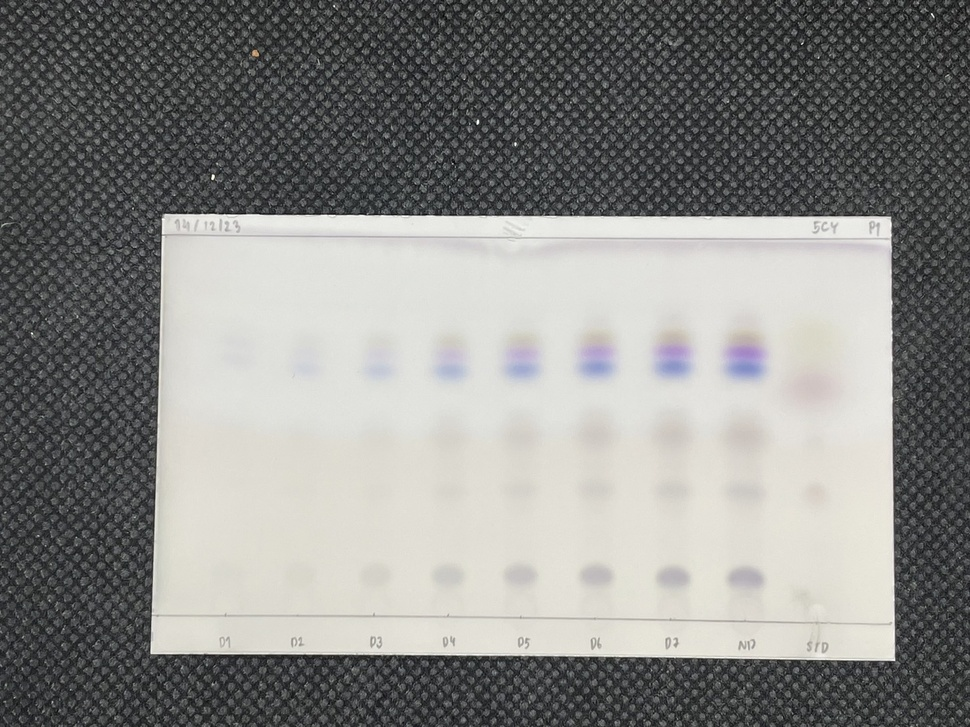
#> input picture input/ingredients/5CY-P1_Vanillin-Original.jpg, 970 x 727 px, shrunk from 1479 x 1109 before the run
$ python -i crop_paper.py   (imports and definitions only)
#> lines starting #> are read from the running program, lines starting #| are printed output that depends on the picture; after the words box and inside, x2 and y2 are one past the last pixel; in counts of white or black regions, pixels touching at a corner belong together
"""
Module for detecting and cropping to paper boundaries in images.
"""
import numpy as np
import cv2
from typing import List

# Type aliases
Image = np.ndarray
Contour = np.ndarray

# Constants
GAUSSIAN_BLUR_KERNEL_SIZE = (5, 5)
GAUSSIAN_BLUR_SIGMA = 0


class PaperDetector:
    """Class for detecting and cropping to paper boundaries in images."""

    @staticmethod
    def crop_to_paper(image: Image) -> Image:
        """
        Detect paper boundaries in an image and crop to those boundaries.

        Args:
            image: Input color image

        Returns:
            Image cropped to paper boundaries

        Raises:
            ValueError: If no paper boundaries can be detected
        """
        contours = PaperDetector._get_contours(image)
        if not contours:
            raise ValueError("No paper boundaries detected in the image.")

        largest_contour = PaperDetector._get_largest_contour(contours)
        return PaperDetector._crop_image_using_contour(image, largest_contour)

    @staticmethod
    def _get_contours(image: Image) -> List[Contour]:
        """
        Detect contours in the image that could represent paper boundaries.

        Args:
            image: Input color image

        Returns:
            List of detected contours
        """
        # Input validation
        if image is None or image.size == 0:
            raise ValueError("Invalid input image")

        # Convert to grayscale
        gray = cv2.cvtColor(image, cv2.COLOR_BGR2GRAY)

        # Apply Gaussian blur to reduce noise
        gray_blur = cv2.GaussianBlur(
            gray,
            GAUSSIAN_BLUR_KERNEL_SIZE,
            GAUSSIAN_BLUR_SIGMA
        )

        # Apply Otsu's thresholding
        threshold = cv2.threshold(
            gray_blur,
            0, 255,
            cv2.THRESH_BINARY + cv2.THRESH_OTSU
        )[1]

        # Find contours
        contours, _ = cv2.findContours(
            threshold,
            cv2.RETR_EXTERNAL,
            cv2.CHAIN_APPROX_SIMPLE
        )

        return contours

    @staticmethod
    def _get_largest_contour(contours: List[Contour]) -> Contour:
        """
        Select the largest contour by area.

        Args:
            contours: List of contours

        Returns:
            Largest contour

        Raises:
            ValueError: If contours list is empty
        """
        if not contours:
            raise ValueError("No contours provided")

        return max(contours, key=cv2.contourArea)

    @staticmethod
    def _crop_image_using_contour(image: Image, contour: Contour) -> Image:
        """
        Create mask for the contour and crop the image to its boundaries.

        Args:
            image: Input color image
            contour: Contour to crop to

        Returns:
            Cropped image
        """
        mask = np.zeros_like(image)
        cv2.drawContours(mask, [contour], -1, (255, 255, 255), -1)
        masked_image = cv2.bitwise_and(image, mask)

        gray_masked = cv2.cvtColor(masked_image, cv2.COLOR_BGR2GRAY)
        x, y, w, h = cv2.boundingRect(gray_masked)

        cropped_image = masked_image[y:y+h, x:x+w]
        cropped_image = PaperDetector._fill_black_borders(cropped_image)
        return cropped_image

    @staticmethod
    def _fill_black_borders(image: Image) -> Image:
        """
        Fill in black borders of an image with estimated background color.

        Args:
            image: Input color image with black borders

        Returns:
            Image with black borders filled in
        """
        result = image.copy()
        gray = cv2.cvtColor(image, cv2.COLOR_BGR2GRAY)

        black_mask = (gray == 0)
        if not np.any(black_mask):
            return result

        # Process each color channel separately
        for channel in range(image.shape[2]):
            channel_data = image[:, :, channel]
            non_zero = channel_data[~black_mask]
            if len(non_zero) > 0:
                background_color = np.median(non_zero)
                result[:, :, channel][black_mask] = background_color

        return result

>>> import cv2
>>> picture = cv2.imread('../../../input/ingredients/5CY-P1_Vanillin-Original.jpg')
#> picture is the input picture: shape (727, 970, 3); mean B, G, R 134.2, 136.7, 136.7
>>> result = PaperDetector().crop_to_paper(picture)
#> in _get_contours, `threshold = cv2.threshold( gray_blur, 0, 255, cv2.THRESH_BINARY + cv2...`:
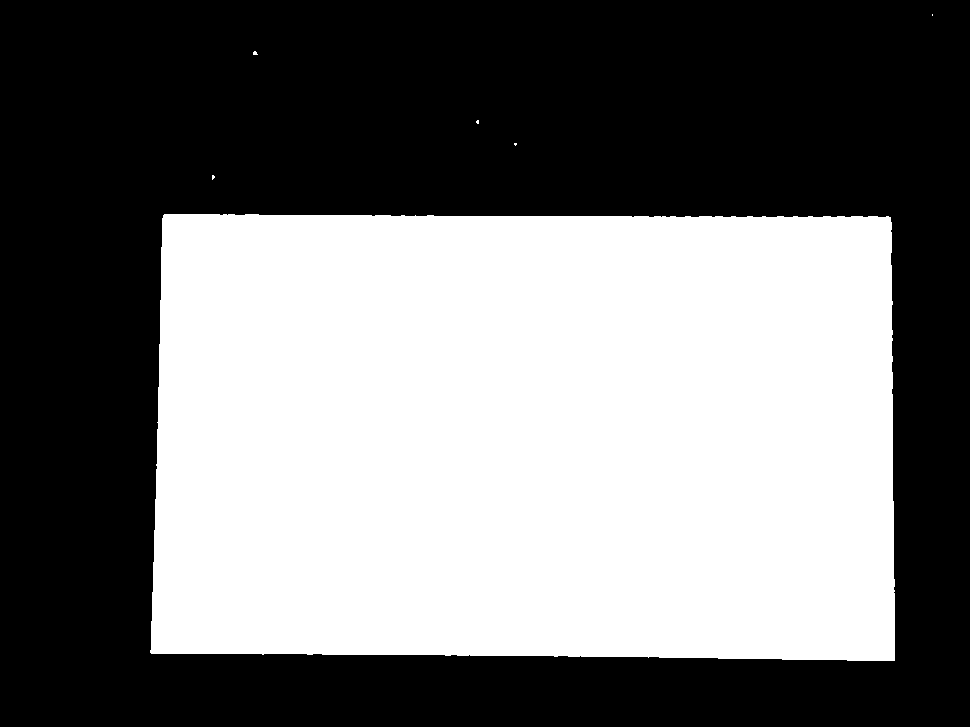
#> threshold: shape (727, 970); 46% white; 6 white regions (5 under 20 px)
#> in _get_contours, `contours, _ = cv2.findContours( threshold, cv2.RETR_EXTERNAL, cv2.CHAI..`: contours = 6 contours, 5 with area under 20; largest, box (x1, y1, x2, y2) and area: (150, 214, 895, 661) 323400
#> in crop_to_paper, `largest_contour = PaperDetector._get_largest_contour(contours)`: largest_contour = contour of 224 points, box (x1, y1, x2, y2) (150, 214, 895, 661), area 323400
#> in _crop_image_using_contour, `masked_image = cv2.bitwise_and(image, mask)`:
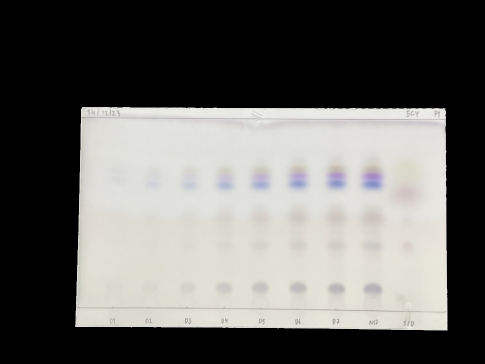
#> masked_image: shape (727, 970, 3) (shown at 1/2 size); mean B, G, R 98.2, 101, 101.8
#> in _crop_image_using_contour, `x, y, w, h = cv2.boundingRect(gray_masked)`: x = 150; y = 214; w = 745; h = 447
#> in _crop_image_using_contour, `cropped_image = masked_image[y:y+h, x:x+w]`:
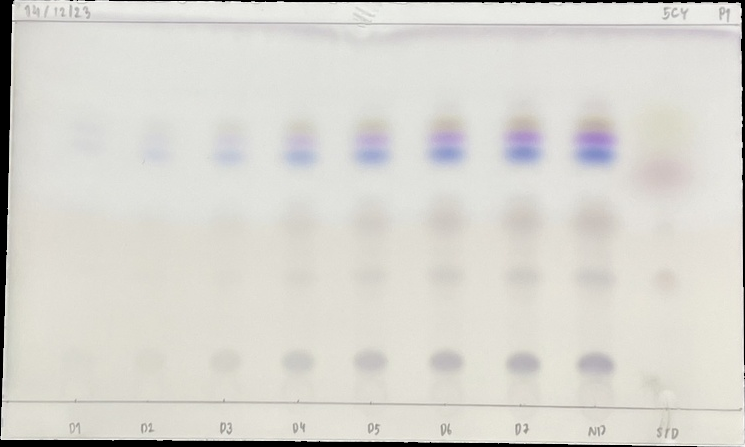
#> cropped_image: shape (447, 745, 3); mean B, G, R 207.9, 214, 215.6
#> in _fill_black_borders, `black_mask = (gray == 0)`:
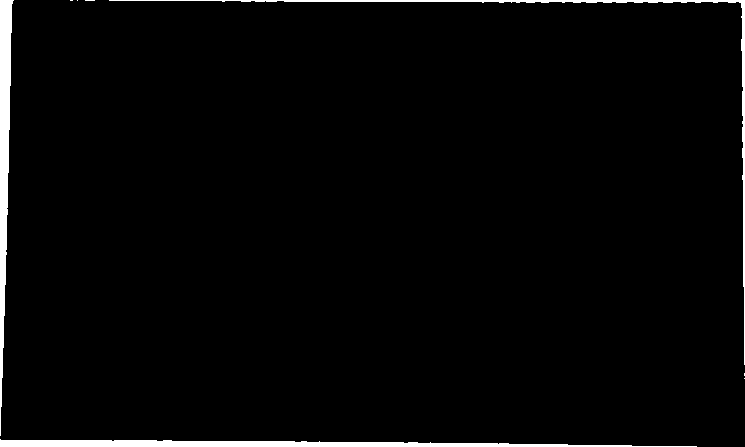
#> black_mask: shape (447, 745) bool; 2.5% white; 8 white regions (5 under 20 px), largest, box (x1, y1, x2, y2) and area: (0, 439, 697, 447) 3287, (0, 0, 14, 436) 3064, (109, 0, 745, 365) 2069
#> the loop in _fill_black_borders, `for channel in range(image.shape[2]):` made 3 passes
#> background_color on passes 1 to 3: 214, 222, 224
#> after the loop in _fill_black_borders, `for channel in range(image.shape[2]):`:
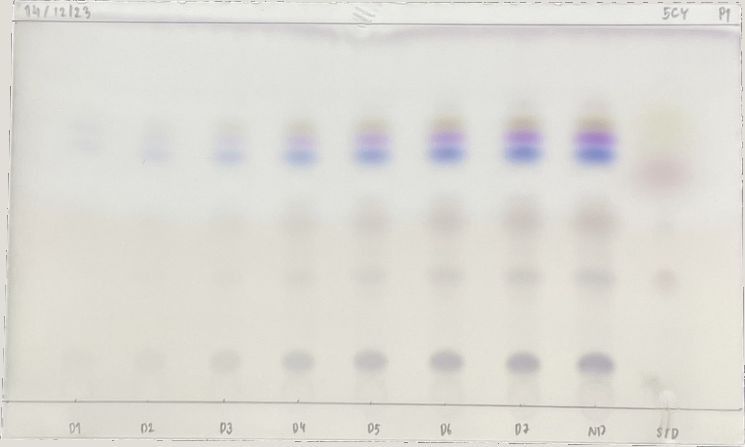
#> result: shape (447, 745, 3); 2.53% of pixels changed, all inside (x1, y1, x2, y2) = (0, 0, 745, 447)

$ run again, on input/ingredients/5CY-P2_Vanillin-Original.jpg
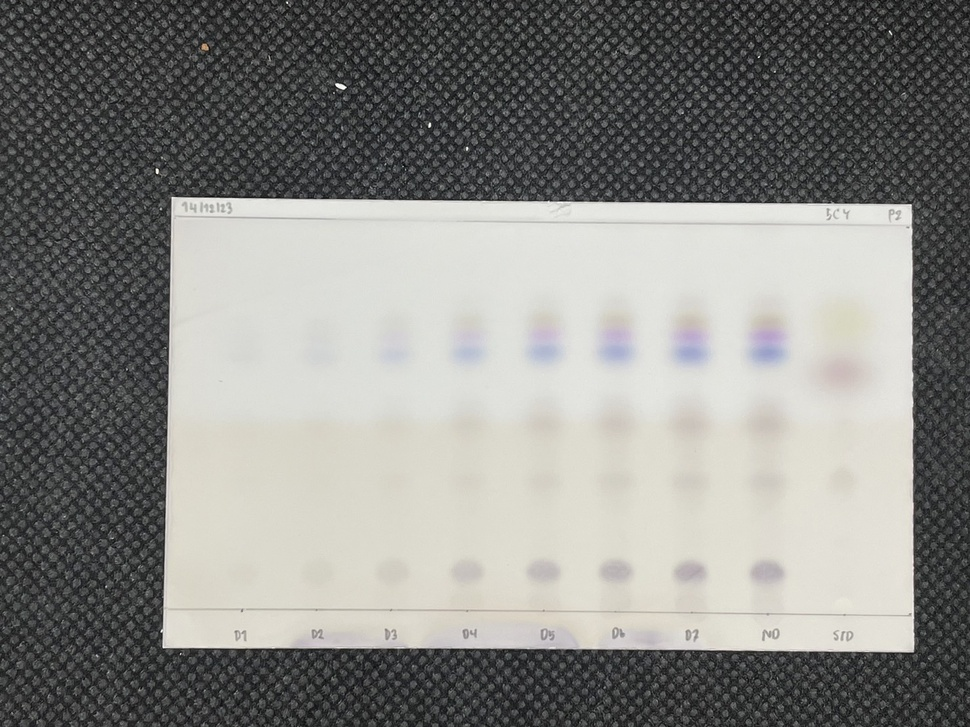
#> input picture input/ingredients/5CY-P2_Vanillin-Original.jpg, 970 x 727 px, shrunk from 1479 x 1109 before the run
#> picture is the input picture: shape (727, 970, 3); mean B, G, R 131.8, 135.3, 135.4
#> in _get_contours, `threshold = cv2.threshold( gray_blur, 0, 255, cv2.THRESH_BINARY + cv2...`:
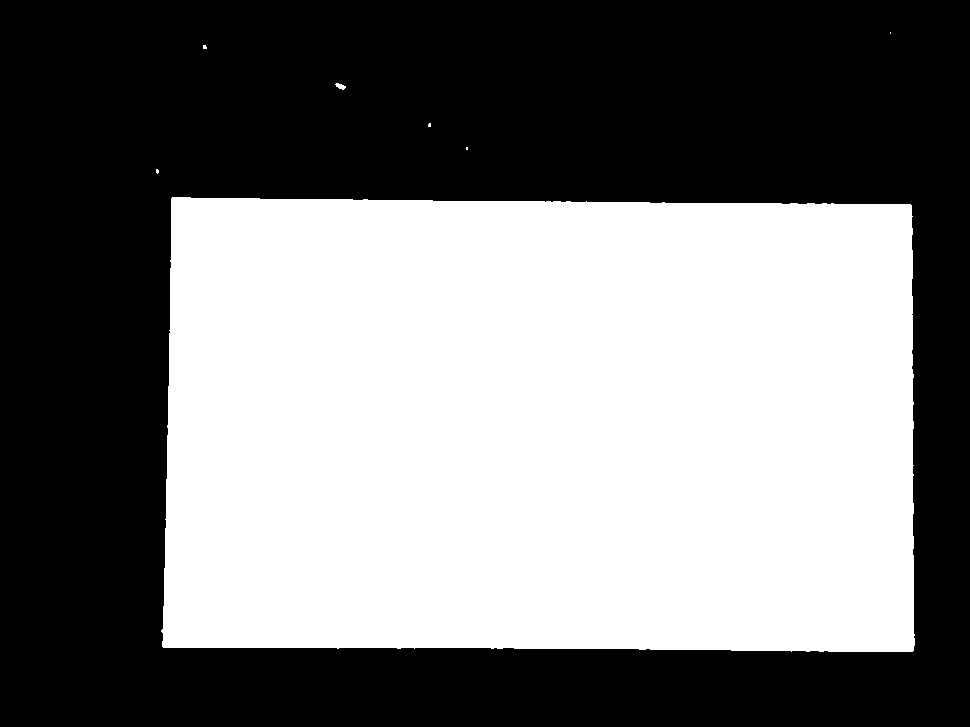
#> threshold: shape (727, 970); 47.4% white; 7 white regions (5 under 20 px)
#> in _get_contours, `contours, _ = cv2.findContours( threshold, cv2.RETR_EXTERNAL, cv2.CHAI..`: contours = 7 contours, 5 with area under 20; largest, box (x1, y1, x2, y2) and area: (161, 197, 915, 652) 332968, (335, 83, 346, 90) 32
#> largest_contour = contour of 199 points, box (x1, y1, x2, y2) (161, 197, 915, 652), area 332968
#> mask: shape (727, 970, 3); 47.4% white; 1 white region, box (x1, y1, x2, y2) and area: (161, 197, 915, 652) 334161
#> x = 161; y = 197; w = 754; h = 455
#> black_mask: shape (455, 754) bool; 2.6% white; 8 white regions (5 under 20 px), largest, box (x1, y1, x2, y2) and area: (30, 0, 754, 437) 3943, (0, 0, 11, 433) 2886, (0, 435, 630, 455) 2044
#> the loop in _fill_black_borders, `for channel in range(image.shape[2]):` made 3 passes
#> background_color on passes 1 to 3: 211, 220, 220
#> after the loop in _fill_black_borders, `for channel in range(image.shape[2]):`:
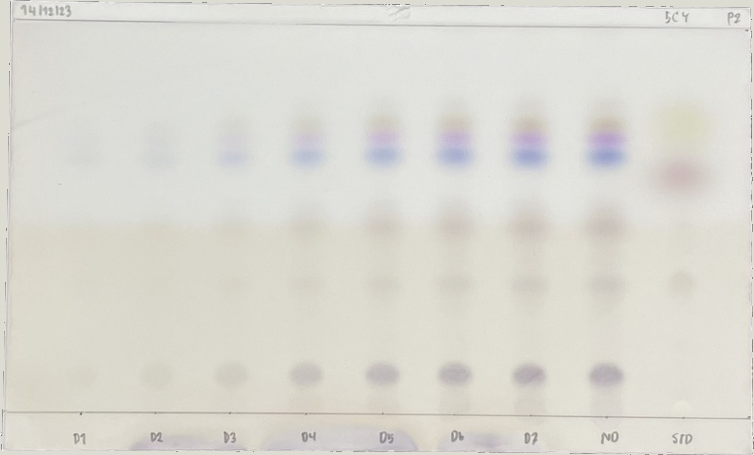
#> result: shape (455, 754, 3); mean B, G, R 210.2, 217.9, 219.3

$ run again, on input/ingredients/LPY-P1_Vanillin-Original.jpg
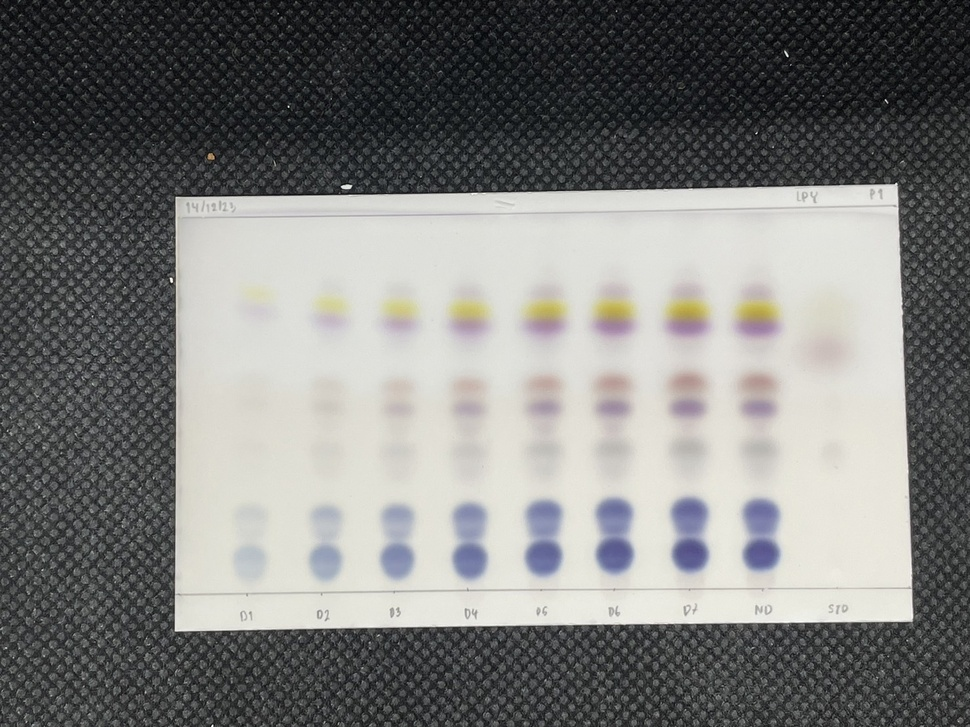
#> input picture input/ingredients/LPY-P1_Vanillin-Original.jpg, 970 x 727 px, shrunk from 1479 x 1109 before the run
#> picture is the input picture: shape (727, 970, 3); mean B, G, R 123.8, 125.6, 125.4
#> in _get_contours, `threshold = cv2.threshold( gray_blur, 0, 255, cv2.THRESH_BINARY + cv2...`:
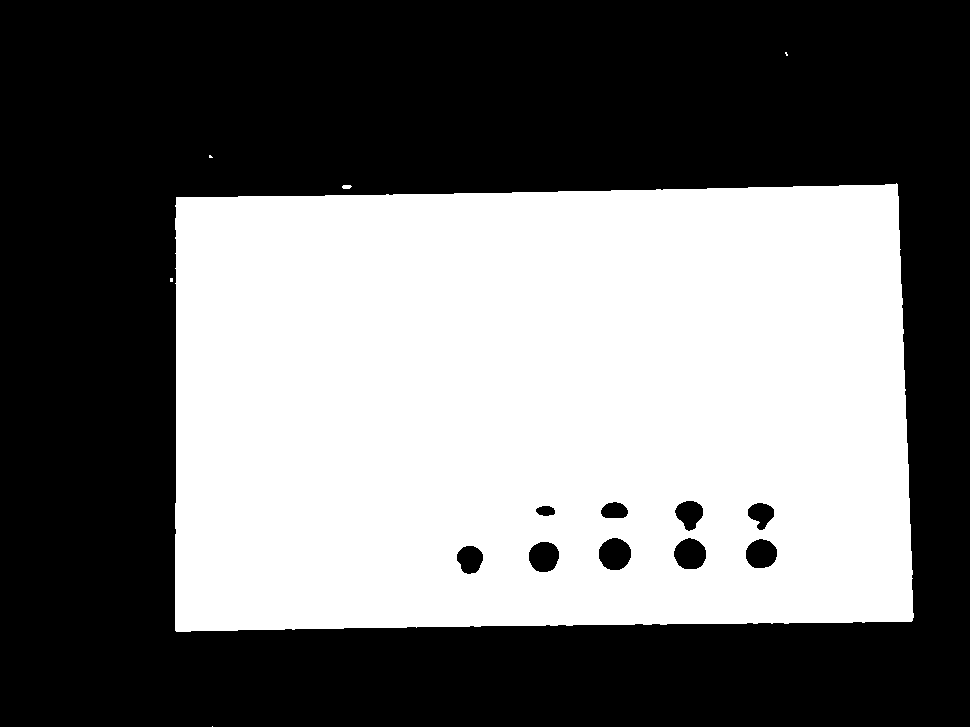
#> threshold: shape (727, 970); 44.3% white; 6 white regions (4 under 20 px)
#> in _get_contours, `contours, _ = cv2.findContours( threshold, cv2.RETR_EXTERNAL, cv2.CHAI..`: contours = 6 contours, 4 with area under 20; largest, box (x1, y1, x2, y2) and area: (175, 183, 914, 632) 316282, (342, 185, 352, 189) 24
#> largest_contour = contour of 188 points, box (x1, y1, x2, y2) (175, 183, 914, 632), area 316282
#> mask: shape (727, 970, 3); 45% white; 1 white region, box (x1, y1, x2, y2) and area: (175, 183, 914, 632) 317447
#> x = 175; y = 183; w = 739; h = 449
#> black_mask: shape (449, 739) bool; 4.3% white; 11 white regions (7 under 20 px), largest, box (x1, y1, x2, y2) and area: (0, 0, 721, 22) 6172, (16, 435, 739, 449) 4372, (722, 0, 739, 430) 3535, (0, 101, 1, 320) 219
#> the loop in _fill_black_borders, `for channel in range(image.shape[2]):` made 3 passes
#> background_color on passes 1 to 3: 214, 221, 221
#> after the loop in _fill_black_borders, `for channel in range(image.shape[2]):`:
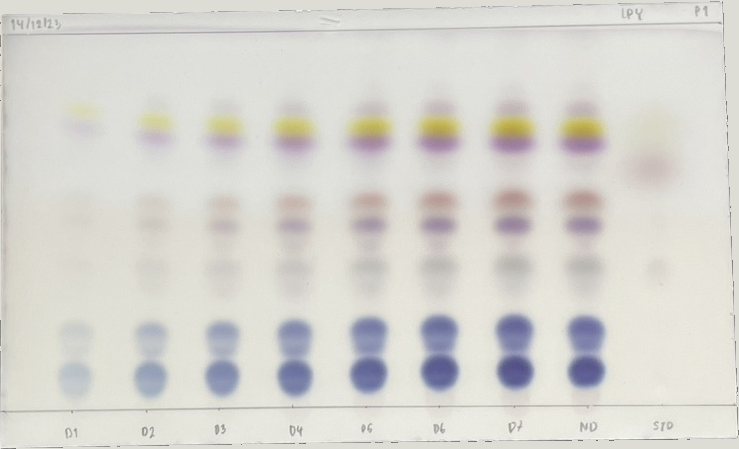
#> result: shape (449, 739, 3); mean B, G, R 208.3, 213.8, 215.2
